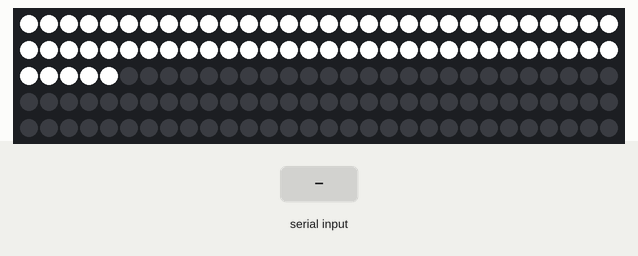
The sketch below on a simulated Arduino Uno, built with avr-gcc and run on an emulated ATmega328P. Shown: 150 RGB LEDs in strip order, left to right, continuing on the next row. Inputs (shaded band) come from the test bench. EEPROM starts erased.

Above: at 1.2 s.
1.3 s: "OFF\n" received over Serial
At 2.5 s:
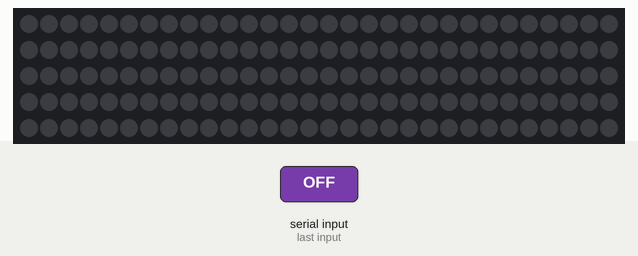
2.8 s: "ON\n" received over Serial
At 3.9 s:
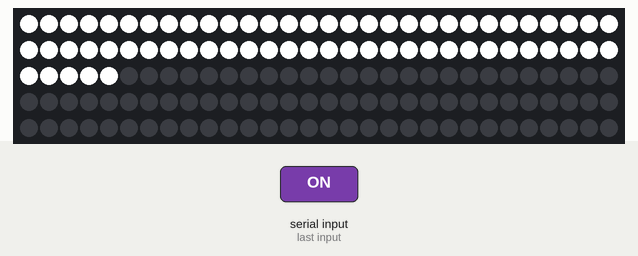
4.3 s: "SOLID\n" received over Serial
At 6.2 s:
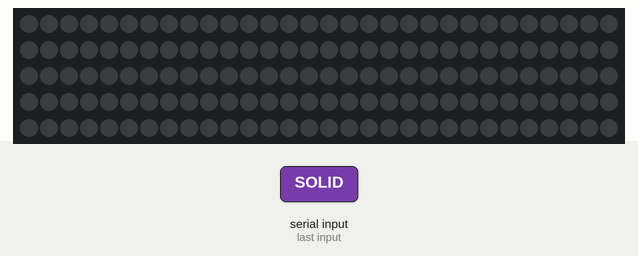
Timing chart, 0 to 7.7 s (numbered marks = the images above; inputs shaded):
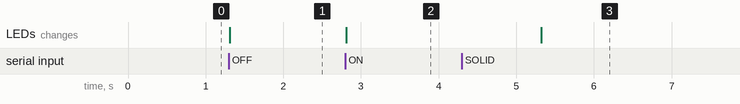

Measured:
- after the input at 1.3 s, the LEDs: change at once (image 1)
- after the input at 2.8 s, the LEDs: change at once (image 2)
- after the input at 4.3 s, the LEDs: change after 1.0 s (image 3)

The sketch:

RGBOverSerial.ino
```cpp
#include <Adafruit_NeoPixel.h>
#include <EEPROM.h>
String COMMANDSTATE = "ON";
#define PIN 7 //This is the Digital Pin the RGB LEDs will be connected too
#define STARTPIXELS 0
#define NUMPIXELS 65
#define ENDPIXELS 150
//LED STRIP
Adafruit_NeoPixel LEDS = Adafruit_NeoPixel(150, PIN, NEO_GRB + NEO_KHZ800);

//EEPROM FUNCTIONS
void EEPROMWritelong(int address, long value)
{
  //Decomposition from a long to 4 bytes by using bitshift.
  //One = Most significant -> Four = Least significant byte
  byte four = (value & 0xFF);
  byte three = ((value >> 8) & 0xFF);
  byte two = ((value >> 16) & 0xFF);
  byte one = ((value >> 24) & 0xFF);

  //Write the 4 bytes into the eeprom memory.
  EEPROM.write(address, four);
  EEPROM.write(address + 1, three);
  EEPROM.write(address + 2, two);
  EEPROM.write(address + 3, one);
}

long EEPROMReadlong(long address)
{
  //Read the 4 bytes from the eeprom memory.
  long four = EEPROM.read(address);
  long three = EEPROM.read(address + 1);
  long two = EEPROM.read(address + 2);
  long one = EEPROM.read(address + 3);

  //Return the recomposed long by using bitshift.
  return ((four << 0) & 0xFF) + ((three << 8) & 0xFFFF) + ((two << 16) & 0xFFFFFF) + ((one << 24) & 0xFFFFFFFF);
}

//This function will write a 2 byte integer to the eeprom at the specified address and address + 1
void EEPROMWriteInt(int p_address, int p_value)
{
  byte lowByte = ((p_value >> 0) & 0xFF);
  byte highByte = ((p_value >> 8) & 0xFF);

  EEPROM.write(p_address, lowByte);
  EEPROM.write(p_address + 1, highByte);
}

//This function will read a 2 byte integer from the eeprom at the specified address and address + 1
unsigned int EEPROMReadInt(int p_address)
{
  byte lowByte = EEPROM.read(p_address);
  byte highByte = EEPROM.read(p_address + 1);

  return ((lowByte << 0) & 0xFF) + ((highByte << 8) & 0xFF00);
}

//Globals
uint32_t CURRENT_COLOR = EEPROMReadlong(1);
int CURRENT_BRIGHTNESS = EEPROMReadInt(20);
//-----------------------------------------

void setup()
{
  pinMode(PIN, OUTPUT);
  Serial.begin(9600);
  LEDS.begin();
  LEDS.setBrightness(CURRENT_BRIGHTNESS);
  for(int i = 0; i < NUMPIXELS; i++)
  {
    LEDS.setPixelColor(i, CURRENT_COLOR);

  }
  LEDS.show();
}

void loop()
{
  if (Serial.available() > 0)
  {
    inputToOutput();
  }
}

void inputToOutput()
{
  String command = Serial.readStringUntil('\n');

  if (command == "ON")
  {
    ON();
  }
  else if (command == "OFF")
  {
    OFF();
  }
  else if (command == "SOLID")
  {
    SOLID(Serial.readStringUntil('\n'));
  }
  else if (command == "BRIGHTER")
  {
    BRIGHTER();
  }
  else if (command == "DARKER")
  {
    DARKER();
  }
}

void ON()
{
  if (LEDS.getBrightness() == 0)
  {
    LEDS.setBrightness(EEPROMReadInt(20));
    for (int i = 0; i < NUMPIXELS; i++)
    {
      LEDS.setPixelColor(i, CURRENT_COLOR);
    }
      LEDS.show();
  }
}

void OFF()
{
  LEDS.setBrightness(0);
//  CURRENT_BRIGHTNESS = LEDS.getBrightness();
//  EEPROMWriteInt(20, CURRENT_BRIGHTNESS);
  LEDS.show();
}

void SOLID(String color)
{
  uint32_t colorVar = parseColorString(color);
  writeColorToEEPROM(color);
  CURRENT_COLOR = colorVar;
  for (int i = 0; i < NUMPIXELS; i++)
  {
    LEDS.setPixelColor(i, colorVar);
  }
  LEDS.show();
}

void BRIGHTER()
{
  if (LEDS.getBrightness() + 10 < 255)
  {
    LEDS.setBrightness(LEDS.getBrightness() + 10);
    CURRENT_BRIGHTNESS = LEDS.getBrightness();
    EEPROMWriteInt(20, CURRENT_BRIGHTNESS);
  }
  LEDS.show();
}

void DARKER()
{
  if (LEDS.getBrightness() - 10 > 0)
  {
    LEDS.setBrightness(LEDS.getBrightness() - 10);
    CURRENT_BRIGHTNESS = LEDS.getBrightness();
    EEPROMWriteInt(20, CURRENT_BRIGHTNESS);
  }
  LEDS.show();
}

void writeColorToEEPROM(String color)
{
  EEPROMWritelong(1, parseColorString(color));
}

uint32_t parseColorString(String color)
{
  char str[100];
  color.toCharArray(str,100);
  float Red = atoi(strtok(str," "));
  float Green = atoi(strtok(NULL," "));
  float Blue = atoi(strtok(NULL," "));
  return LEDS.Color(Red,Green,Blue);
}
```
